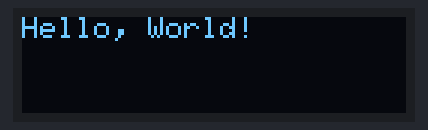
A sketch run on a simulated Arduino Uno, built with avr-gcc and run on an emulated ATmega328P. Parts: 128×32 one-colour display.

Above: at 0.1 s.

The sketch:

display.ino
```cpp
#include <Wire.h>
#include <Adafruit_GFX.h>
#include <Adafruit_SSD1306.h>

// screen dimensions
#define SCREEN_WIDTH 128
#define SCREEN_HEIGHT 32

// an instance of the SSD1306 display
Adafruit_SSD1306 display(SCREEN_WIDTH, SCREEN_HEIGHT, &Wire, -1);

void setup(){
  // initialize the display with the I2C address 0x3C
  if (!display.begin(SSD1306_SWITCHCAPVCC, 0x3C)) { // Address 0x3C for 128x32
    Serial.println(F("SSD1306 allocation failed"));
    for (;;); // stop execution if the display fails to initialize
  }

  display.clearDisplay();        // clear the display
  display.setTextSize(1);        // set text size to 1
  display.setTextColor(SSD1306_WHITE); // set text color to white
}

void displayText(const char* text) {
  display.clearDisplay();        // clear the display
  display.setCursor(0, 0);       // set the cursor to the top-left corner
  display.print(text);           // print the text
  display.display();             // display the text on the screen
}

void loop(){
  displayText("Hello, World!");
  delay(2000);
}
```
